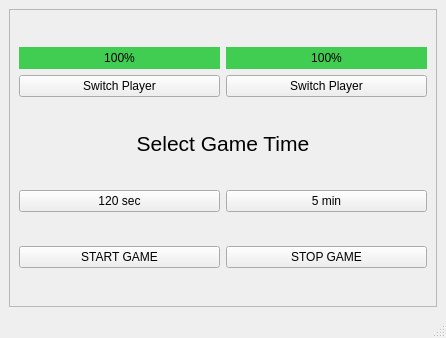
<?xml version="1.0" encoding="UTF-8"?>
<ui version="4.0">
 <class>MainWindow</class>
 <widget class="QMainWindow" name="MainWindow">
  <property name="geometry">
   <rect>
    <x>0</x>
    <y>0</y>
    <width>446</width>
    <height>338</height>
   </rect>
  </property>
  <property name="windowTitle">
   <string>MainWindow</string>
  </property>
  <widget class="QWidget" name="centralwidget">
   <property name="enabled">
    <bool>true</bool>
   </property>
   <property name="sizePolicy">
    <sizepolicy hsizetype="Preferred" vsizetype="Fixed">
     <horstretch>0</horstretch>
     <verstretch>0</verstretch>
    </sizepolicy>
   </property>
   <layout class="QVBoxLayout" name="verticalLayout_2">
    <item>
     <widget class="QFrame" name="gameFrame">
      <property name="frameShape">
       <enum>QFrame::Shape::StyledPanel</enum>
      </property>
      <property name="frameShadow">
       <enum>QFrame::Shadow::Raised</enum>
      </property>
      <layout class="QVBoxLayout" name="verticalLayout_4">
       <item>
        <layout class="QHBoxLayout" name="horizontalLayout">
         <item>
          <layout class="QVBoxLayout" name="verticalLayout">
           <item>
            <widget class="QProgressBar" name="progressBarPlayer1">
             <property name="palette">
              <palette>
               <active>
                <colorrole role="WindowText">
                 <brush brushstyle="SolidPattern">
                  <color alpha="255">
                   <red>0</red>
                   <green>0</green>
                   <blue>0</blue>
                  </color>
                 </brush>
                </colorrole>
                <colorrole role="Button">
                 <brush brushstyle="SolidPattern">
                  <color alpha="255">
                   <red>186</red>
                   <green>186</green>
                   <blue>186</blue>
                  </color>
                 </brush>
                </colorrole>
                <colorrole role="Text">
                 <brush brushstyle="SolidPattern">
                  <color alpha="255">
                   <red>0</red>
                   <green>0</green>
                   <blue>0</blue>
                  </color>
                 </brush>
                </colorrole>
                <colorrole role="ButtonText">
                 <brush brushstyle="SolidPattern">
                  <color alpha="255">
                   <red>0</red>
                   <green>0</green>
                   <blue>0</blue>
                  </color>
                 </brush>
                </colorrole>
                <colorrole role="Base">
                 <brush brushstyle="SolidPattern">
                  <color alpha="255">
                   <red>186</red>
                   <green>186</green>
                   <blue>186</blue>
                  </color>
                 </brush>
                </colorrole>
                <colorrole role="Window">
                 <brush brushstyle="SolidPattern">
                  <color alpha="255">
                   <red>186</red>
                   <green>186</green>
                   <blue>186</blue>
                  </color>
                 </brush>
                </colorrole>
                <colorrole role="Highlight">
                 <brush brushstyle="SolidPattern">
                  <color alpha="255">
                   <red>0</red>
                   <green>170</green>
                   <blue>0</blue>
                  </color>
                 </brush>
                </colorrole>
                <colorrole role="PlaceholderText">
                 <brush brushstyle="SolidPattern">
                  <color alpha="128">
                   <red>0</red>
                   <green>0</green>
                   <blue>0</blue>
                  </color>
                 </brush>
                </colorrole>
               </active>
               <inactive>
                <colorrole role="WindowText">
                 <brush brushstyle="SolidPattern">
                  <color alpha="255">
                   <red>0</red>
                   <green>0</green>
                   <blue>0</blue>
                  </color>
                 </brush>
                </colorrole>
                <colorrole role="Button">
                 <brush brushstyle="SolidPattern">
                  <color alpha="255">
                   <red>186</red>
                   <green>186</green>
                   <blue>186</blue>
                  </color>
                 </brush>
                </colorrole>
                <colorrole role="Text">
                 <brush brushstyle="SolidPattern">
                  <color alpha="255">
                   <red>0</red>
                   <green>0</green>
                   <blue>0</blue>
                  </color>
                 </brush>
                </colorrole>
                <colorrole role="ButtonText">
                 <brush brushstyle="SolidPattern">
                  <color alpha="255">
                   <red>0</red>
                   <green>0</green>
                   <blue>0</blue>
                  </color>
                 </brush>
                </colorrole>
                <colorrole role="Base">
                 <brush brushstyle="SolidPattern">
                  <color alpha="255">
                   <red>186</red>
                   <green>186</green>
                   <blue>186</blue>
                  </color>
                 </brush>
                </colorrole>
                <colorrole role="Window">
                 <brush brushstyle="SolidPattern">
                  <color alpha="255">
                   <red>186</red>
                   <green>186</green>
                   <blue>186</blue>
                  </color>
                 </brush>
                </colorrole>
                <colorrole role="Highlight">
                 <brush brushstyle="SolidPattern">
                  <color alpha="255">
                   <red>0</red>
                   <green>170</green>
                   <blue>0</blue>
                  </color>
                 </brush>
                </colorrole>
                <colorrole role="PlaceholderText">
                 <brush brushstyle="SolidPattern">
                  <color alpha="128">
                   <red>0</red>
                   <green>0</green>
                   <blue>0</blue>
                  </color>
                 </brush>
                </colorrole>
               </inactive>
               <disabled>
                <colorrole role="WindowText">
                 <brush brushstyle="SolidPattern">
                  <color alpha="255">
                   <red>0</red>
                   <green>0</green>
                   <blue>0</blue>
                  </color>
                 </brush>
                </colorrole>
                <colorrole role="Button">
                 <brush brushstyle="SolidPattern">
                  <color alpha="255">
                   <red>186</red>
                   <green>186</green>
                   <blue>186</blue>
                  </color>
                 </brush>
                </colorrole>
                <colorrole role="Text">
                 <brush brushstyle="SolidPattern">
                  <color alpha="255">
                   <red>0</red>
                   <green>0</green>
                   <blue>0</blue>
                  </color>
                 </brush>
                </colorrole>
                <colorrole role="ButtonText">
                 <brush brushstyle="SolidPattern">
                  <color alpha="255">
                   <red>0</red>
                   <green>0</green>
                   <blue>0</blue>
                  </color>
                 </brush>
                </colorrole>
                <colorrole role="Base">
                 <brush brushstyle="SolidPattern">
                  <color alpha="255">
                   <red>186</red>
                   <green>186</green>
                   <blue>186</blue>
                  </color>
                 </brush>
                </colorrole>
                <colorrole role="Window">
                 <brush brushstyle="SolidPattern">
                  <color alpha="255">
                   <red>186</red>
                   <green>186</green>
                   <blue>186</blue>
                  </color>
                 </brush>
                </colorrole>
                <colorrole role="PlaceholderText">
                 <brush brushstyle="SolidPattern">
                  <color alpha="128">
                   <red>0</red>
                   <green>0</green>
                   <blue>0</blue>
                  </color>
                 </brush>
                </colorrole>
               </disabled>
              </palette>
             </property>
             <property name="styleSheet">
              <string notr="true">QProgressBar { background-color: rgb(186, 186, 186);
color: rgb(0, 0, 0); }
QProgressBar::chunk { background-color: #41cd52; }</string>
             </property>
             <property name="value">
              <number>100</number>
             </property>
             <property name="alignment">
              <set>Qt::AlignmentFlag::AlignCenter</set>
             </property>
            </widget>
           </item>
           <item>
            <widget class="QPushButton" name="btnSwitchPlayer1">
             <property name="text">
              <string>Switch Player</string>
             </property>
            </widget>
           </item>
          </layout>
         </item>
         <item>
          <layout class="QVBoxLayout" name="verticalLayout_3">
           <item>
            <widget class="QProgressBar" name="progressBarPlayer2">
             <property name="palette">
              <palette>
               <active>
                <colorrole role="WindowText">
                 <brush brushstyle="SolidPattern">
                  <color alpha="255">
                   <red>0</red>
                   <green>0</green>
                   <blue>0</blue>
                  </color>
                 </brush>
                </colorrole>
                <colorrole role="Button">
                 <brush brushstyle="SolidPattern">
                  <color alpha="255">
                   <red>186</red>
                   <green>186</green>
                   <blue>186</blue>
                  </color>
                 </brush>
                </colorrole>
                <colorrole role="Text">
                 <brush brushstyle="SolidPattern">
                  <color alpha="255">
                   <red>0</red>
                   <green>0</green>
                   <blue>0</blue>
                  </color>
                 </brush>
                </colorrole>
                <colorrole role="ButtonText">
                 <brush brushstyle="SolidPattern">
                  <color alpha="255">
                   <red>0</red>
                   <green>0</green>
                   <blue>0</blue>
                  </color>
                 </brush>
                </colorrole>
                <colorrole role="Base">
                 <brush brushstyle="SolidPattern">
                  <color alpha="255">
                   <red>186</red>
                   <green>186</green>
                   <blue>186</blue>
                  </color>
                 </brush>
                </colorrole>
                <colorrole role="Window">
                 <brush brushstyle="SolidPattern">
                  <color alpha="255">
                   <red>186</red>
                   <green>186</green>
                   <blue>186</blue>
                  </color>
                 </brush>
                </colorrole>
                <colorrole role="Highlight">
                 <brush brushstyle="SolidPattern">
                  <color alpha="255">
                   <red>0</red>
                   <green>170</green>
                   <blue>0</blue>
                  </color>
                 </brush>
                </colorrole>
                <colorrole role="PlaceholderText">
                 <brush brushstyle="SolidPattern">
                  <color alpha="128">
                   <red>0</red>
                   <green>0</green>
                   <blue>0</blue>
                  </color>
                 </brush>
                </colorrole>
               </active>
               <inactive>
                <colorrole role="WindowText">
                 <brush brushstyle="SolidPattern">
                  <color alpha="255">
                   <red>0</red>
                   <green>0</green>
                   <blue>0</blue>
                  </color>
                 </brush>
                </colorrole>
                <colorrole role="Button">
                 <brush brushstyle="SolidPattern">
                  <color alpha="255">
                   <red>186</red>
                   <green>186</green>
                   <blue>186</blue>
                  </color>
                 </brush>
                </colorrole>
                <colorrole role="Text">
                 <brush brushstyle="SolidPattern">
                  <color alpha="255">
                   <red>0</red>
                   <green>0</green>
                   <blue>0</blue>
                  </color>
                 </brush>
                </colorrole>
                <colorrole role="ButtonText">
                 <brush brushstyle="SolidPattern">
                  <color alpha="255">
                   <red>0</red>
                   <green>0</green>
                   <blue>0</blue>
                  </color>
                 </brush>
                </colorrole>
                <colorrole role="Base">
                 <brush brushstyle="SolidPattern">
                  <color alpha="255">
                   <red>186</red>
                   <green>186</green>
                   <blue>186</blue>
                  </color>
                 </brush>
                </colorrole>
                <colorrole role="Window">
                 <brush brushstyle="SolidPattern">
                  <color alpha="255">
                   <red>186</red>
                   <green>186</green>
                   <blue>186</blue>
                  </color>
                 </brush>
                </colorrole>
                <colorrole role="Highlight">
                 <brush brushstyle="SolidPattern">
                  <color alpha="255">
                   <red>0</red>
                   <green>170</green>
                   <blue>0</blue>
                  </color>
                 </brush>
                </colorrole>
                <colorrole role="PlaceholderText">
                 <brush brushstyle="SolidPattern">
                  <color alpha="128">
                   <red>0</red>
                   <green>0</green>
                   <blue>0</blue>
                  </color>
                 </brush>
                </colorrole>
               </inactive>
               <disabled>
                <colorrole role="WindowText">
                 <brush brushstyle="SolidPattern">
                  <color alpha="255">
                   <red>0</red>
                   <green>0</green>
                   <blue>0</blue>
                  </color>
                 </brush>
                </colorrole>
                <colorrole role="Button">
                 <brush brushstyle="SolidPattern">
                  <color alpha="255">
                   <red>186</red>
                   <green>186</green>
                   <blue>186</blue>
                  </color>
                 </brush>
                </colorrole>
                <colorrole role="Text">
                 <brush brushstyle="SolidPattern">
                  <color alpha="255">
                   <red>0</red>
                   <green>0</green>
                   <blue>0</blue>
                  </color>
                 </brush>
                </colorrole>
                <colorrole role="ButtonText">
                 <brush brushstyle="SolidPattern">
                  <color alpha="255">
                   <red>0</red>
                   <green>0</green>
                   <blue>0</blue>
                  </color>
                 </brush>
                </colorrole>
                <colorrole role="Base">
                 <brush brushstyle="SolidPattern">
                  <color alpha="255">
                   <red>186</red>
                   <green>186</green>
                   <blue>186</blue>
                  </color>
                 </brush>
                </colorrole>
                <colorrole role="Window">
                 <brush brushstyle="SolidPattern">
                  <color alpha="255">
                   <red>186</red>
                   <green>186</green>
                   <blue>186</blue>
                  </color>
                 </brush>
                </colorrole>
                <colorrole role="PlaceholderText">
                 <brush brushstyle="SolidPattern">
                  <color alpha="128">
                   <red>0</red>
                   <green>0</green>
                   <blue>0</blue>
                  </color>
                 </brush>
                </colorrole>
               </disabled>
              </palette>
             </property>
             <property name="styleSheet">
              <string notr="true">QProgressBar { background-color: rgb(186, 186, 186);
color: rgb(0, 0, 0); }
QProgressBar::chunk { background-color: #41cd52; }</string>
             </property>
             <property name="value">
              <number>100</number>
             </property>
             <property name="alignment">
              <set>Qt::AlignmentFlag::AlignCenter</set>
             </property>
            </widget>
           </item>
           <item>
            <widget class="QPushButton" name="btnSwitchPlayer2">
             <property name="text">
              <string>Switch Player</string>
             </property>
            </widget>
           </item>
          </layout>
         </item>
        </layout>
       </item>
       <item>
        <layout class="QHBoxLayout" name="horizontalLayout_2">
         <item>
          <widget class="QLabel" name="labelGameInfo">
           <property name="sizePolicy">
            <sizepolicy hsizetype="Preferred" vsizetype="Fixed">
             <horstretch>0</horstretch>
             <verstretch>0</verstretch>
            </sizepolicy>
           </property>
           <property name="font">
            <font>
             <pointsize>16</pointsize>
            </font>
           </property>
           <property name="text">
            <string>Select Game Time</string>
           </property>
           <property name="alignment">
            <set>Qt::AlignmentFlag::AlignCenter</set>
           </property>
          </widget>
         </item>
        </layout>
       </item>
       <item>
        <layout class="QHBoxLayout" name="horizontalLayout_3">
         <item>
          <widget class="QPushButton" name="btn120sec">
           <property name="text">
            <string>120 sec</string>
           </property>
          </widget>
         </item>
         <item>
          <widget class="QPushButton" name="btn5min">
           <property name="text">
            <string>5 min</string>
           </property>
          </widget>
         </item>
        </layout>
       </item>
       <item>
        <layout class="QHBoxLayout" name="horizontalLayout_4">
         <item>
          <widget class="QPushButton" name="btnStartGame">
           <property name="text">
            <string>START GAME</string>
           </property>
          </widget>
         </item>
         <item>
          <widget class="QPushButton" name="btnStopGame">
           <property name="text">
            <string>STOP GAME</string>
           </property>
          </widget>
         </item>
        </layout>
       </item>
      </layout>
     </widget>
    </item>
   </layout>
  </widget>
  <widget class="QMenuBar" name="menubar">
   <property name="geometry">
    <rect>
     <x>0</x>
     <y>0</y>
     <width>446</width>
     <height>21</height>
    </rect>
   </property>
  </widget>
  <widget class="QStatusBar" name="statusbar"/>
 </widget>
 <resources/>
 <connections/>
</ui>
